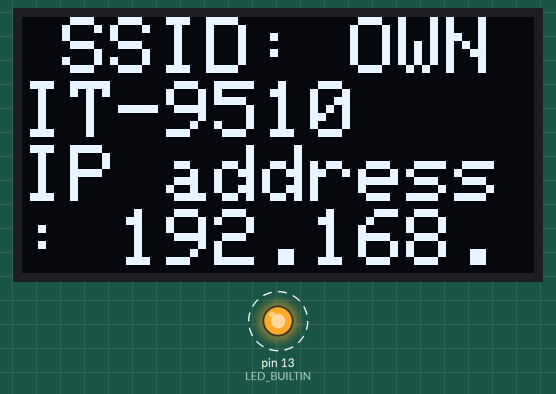
The sketch below on a simulated Arduino Mega 2560, built with avr-gcc and run on an emulated ATmega2560. On the bench: 128×64 one-colour display, output pins drawn as LEDs (lit = HIGH). Dashed ring = blinking. WiFi joins after 1.5 s; servers stay silent unless stated; the display library's start-up logo is not drawn; what the sketch prints to the serial monitor is not drawn.

Above: at 38.2 s.
Timing chart, 0 to 130.0 s (numbered marks = the images above):
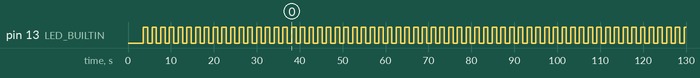

Measured:
- by itself, pin 13 (LED_BUILTIN): alternates HIGH for 1.0 s and LOW for 1.0 s

The sketch:

BlinkDavid.ino
```cpp
#include <SPI.h>
#include <Wire.h>
#include <Adafruit_GFX.h>
#include <Adafruit_SSD1306.h>
#include <SoftwareSerial.h>
#include "WiFiEsp.h"

/*
  Blink

  Got the WIFI connectiona nd trying to get the
*/


#define SCREEN_WIDTH 128 // OLED display width, in pixels
#define SCREEN_HEIGHT 64 // OLED display height, in pixels

// Declaration for an SSD1306 display connected to I2C (SDA, SCL pins)
#define OLED_RESET    -1  // from script 4 // Reset pin # (or -1 if sharing Arduino reset pin)
Adafruit_SSD1306 display(SCREEN_WIDTH, SCREEN_HEIGHT, &Wire, OLED_RESET);

SoftwareSerial Serial1(6, 7);
char ssid[] = "OWNIT-9510";
char pass[] = "S5JD7Y4CHAN4TU";

int status = WL_IDLE_STATUS;

// the setup function runs once when you press reset or power the board
void setup() {
  // initialize digital pin LED_BUILTIN as an output.
  pinMode(LED_BUILTIN, OUTPUT);

  // This goes back to the PC
  Serial.begin(115200);

  // this is the WiFi com port
  Serial1.begin(9600);

  // SSD1306_SWITCHCAPVCC = generate display voltage from 3.3V internally
  if(!display.begin(SSD1306_SWITCHCAPVCC, 0x3C)) { // Address 0x3D for 128x64
    Serial.println(F("SSD1306 allocation failed"));
    for(;;); // Don't proceed, loop forever
  }

  // Show initial display buffer contents on the screen --
  // the library initializes this with an Adafruit splash screen.
  display.display();
  delay(2000); // Pause for 2 seconds to let it init

  // Clear the buffer
  display.clearDisplay();

  // Initialize the ESP module
  WiFi.init(&Serial1);

  if (WiFi.status() == WL_NO_SHIELD)
  {
    Serial.println("Wifi shield not present");
    // block running
    while (true);
  }

  // attempt to connect
  while (status != WL_CONNECTED)
  {
    Serial.print("Attempting to connect to SSID: ");
    Serial.println(ssid);

    // Connect
    status = WiFi.begin(ssid, pass);
  }
  //Serial.println("You're connected to the network.");
  printWiFiStatus();
}

// the loop function runs over and over again forever
void loop() {
  digitalWrite(LED_BUILTIN, HIGH);   // turn the LED on (HIGH is the voltage level)
  delay(1000);                       // wait for a second

  Serial.println("Hello from Arduino!");
  printWiFiStatus();
  displayWiFiStatus();
  digitalWrite(LED_BUILTIN, LOW);    // turn the LED off by making the voltage LOW
  delay(1000);                       // wait for a second
}

void printWiFiStatus()
{
  Serial.print("SSID: ");
  Serial.println(ssid);

  IPAddress ip = WiFi.localIP();
  Serial.print("IP address: ");
  Serial.println(ip);
}


void displayWiFiStatus()
{
  display.clearDisplay();
  display.setTextSize(2);
  display.setTextColor(SSD1306_WHITE);
  display.setCursor(10, 0);
  display.print("SSID: ");
  display.println(ssid);

  IPAddress ip = WiFi.localIP();
  display.print("IP address: ");
  display.println(ip);
  display.display();
}
```
